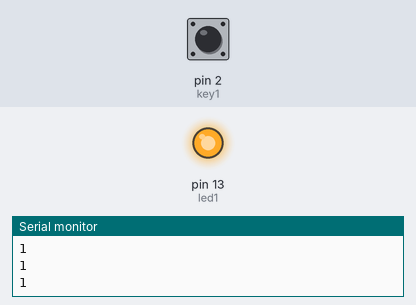
Bench run of a sketch on a simulated Arduino Uno, built with avr-gcc and run on an emulated ATmega328P. On the bench: output pins drawn as LEDs (lit = HIGH), the last lines printed to the serial monitor. Inputs (shaded band) come from the test bench; at power-on: pin 2 (key1) HIGH.

Above: at 1.2 s.
1.3 s: pin 2 (key1) pulled LOW for 0.15 s
At 1.4 s:
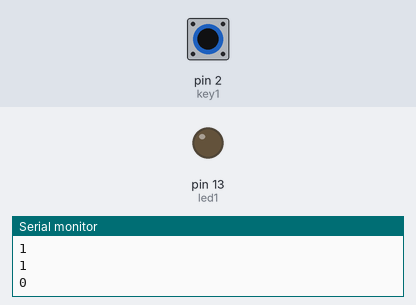
3.0 s: pin 2 (key1) pulled LOW for 3.2 s
At 7.3 s:
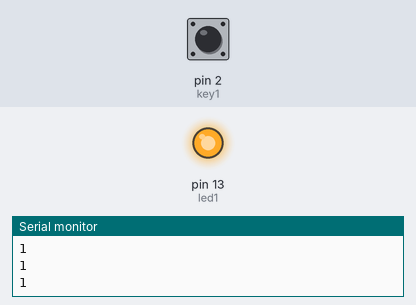
Timing chart, 0 to 8.8 s (numbered marks = the images above; inputs shaded):
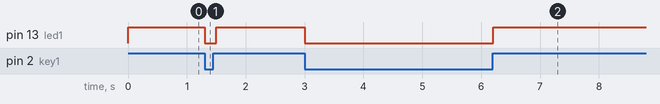

Measured:
- after the input at 1.3 s, pin 13 (led1): HIGH → LOW at once, → HIGH 0.20 s later
- after the input at 3.0 s, pin 13 (led1): HIGH → LOW at once, → HIGH 3.2 s later

The sketch:

button.ino
```cpp
int led1 = 13;

int key1 = 2;
void setup() {
  pinMode(key1,INPUT);
  pinMode(led1, OUTPUT);
  Serial.begin(9600);
}

void loop() {
  int keystatus = digitalRead(key1);
  if(keystatus == 0){
    digitalWrite(led1, LOW);
    }
  else{
    digitalWrite(led1, HIGH);
    }
  Serial.println(keystatus);
  delay(100);
}
```
